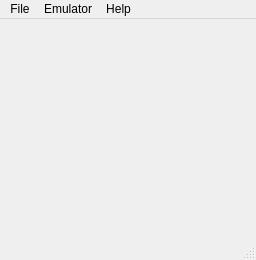
<?xml version="1.0" encoding="UTF-8"?>
<ui version="4.0">
 <class>MainWindow</class>
 <widget class="QMainWindow" name="MainWindow">
  <property name="geometry">
   <rect>
    <x>0</x>
    <y>0</y>
    <width>256</width>
    <height>260</height>
   </rect>
  </property>
  <property name="sizePolicy">
   <sizepolicy hsizetype="Minimum" vsizetype="Minimum">
    <horstretch>0</horstretch>
    <verstretch>0</verstretch>
   </sizepolicy>
  </property>
  <property name="minimumSize">
   <size>
    <width>256</width>
    <height>260</height>
   </size>
  </property>
  <property name="sizeIncrement">
   <size>
    <width>0</width>
    <height>0</height>
   </size>
  </property>
  <property name="acceptDrops">
   <bool>true</bool>
  </property>
  <property name="windowTitle">
   <string>NESICIDE Emulator</string>
  </property>
  <property name="windowIcon">
   <iconset resource="../../common/resource.qrc">
    <normaloff>:/resources/appicon.png</normaloff>:/resources/appicon.png</iconset>
  </property>
  <widget class="QWidget" name="centralWidget">
   <property name="minimumSize">
    <size>
     <width>256</width>
     <height>240</height>
    </size>
   </property>
   <property name="mouseTracking">
    <bool>false</bool>
   </property>
   <layout class="QGridLayout" name="gridLayout">
    <property name="leftMargin">
     <number>0</number>
    </property>
    <property name="topMargin">
     <number>0</number>
    </property>
    <property name="rightMargin">
     <number>0</number>
    </property>
    <property name="bottomMargin">
     <number>0</number>
    </property>
    <property name="spacing">
     <number>0</number>
    </property>
    <item row="0" column="0">
     <widget class="QFrame" name="frame">
      <property name="minimumSize">
       <size>
        <width>256</width>
        <height>240</height>
       </size>
      </property>
      <property name="acceptDrops">
       <bool>true</bool>
      </property>
      <property name="autoFillBackground">
       <bool>false</bool>
      </property>
      <property name="frameShape">
       <enum>QFrame::NoFrame</enum>
      </property>
      <property name="frameShadow">
       <enum>QFrame::Raised</enum>
      </property>
      <layout class="QGridLayout" name="gridLayout_2">
       <property name="leftMargin">
        <number>0</number>
       </property>
       <property name="topMargin">
        <number>0</number>
       </property>
       <property name="rightMargin">
        <number>0</number>
       </property>
       <property name="bottomMargin">
        <number>0</number>
       </property>
       <property name="spacing">
        <number>0</number>
       </property>
      </layout>
     </widget>
    </item>
   </layout>
  </widget>
  <widget class="QMenuBar" name="menuBar">
   <property name="geometry">
    <rect>
     <x>0</x>
     <y>0</y>
     <width>256</width>
     <height>22</height>
    </rect>
   </property>
   <widget class="QMenu" name="menuFile">
    <property name="title">
     <string>File</string>
    </property>
    <addaction name="actionOpen"/>
    <addaction name="separator"/>
    <addaction name="actionRecent_Files_START"/>
    <addaction name="actionRecent_Files_STOP"/>
    <addaction name="separator"/>
    <addaction name="actionExit"/>
   </widget>
   <widget class="QMenu" name="menuEmulator">
    <property name="title">
     <string>Emulator</string>
    </property>
    <widget class="QMenu" name="menuSystem">
     <property name="title">
      <string>System</string>
     </property>
     <addaction name="actionNTSC"/>
     <addaction name="actionPAL"/>
     <addaction name="actionDendy"/>
    </widget>
    <widget class="QMenu" name="menuAudio">
     <property name="title">
      <string>Audio</string>
     </property>
     <widget class="QMenu" name="menuVRC6">
      <property name="title">
       <string>VRC6</string>
      </property>
      <addaction name="actionPulse_1VRC6"/>
      <addaction name="actionPulse_2VRC6"/>
      <addaction name="actionSawtoothVRC6"/>
     </widget>
     <widget class="QMenu" name="menuN106">
      <property name="title">
       <string>Namco 106</string>
      </property>
      <addaction name="actionWave_1N106"/>
      <addaction name="actionWave_2N106"/>
      <addaction name="actionWave_3N106"/>
      <addaction name="actionWave_4N106"/>
      <addaction name="actionWave_5N106"/>
      <addaction name="actionWave_6N106"/>
      <addaction name="actionWave_7N106"/>
      <addaction name="actionWave_8N106"/>
     </widget>
     <widget class="QMenu" name="menuMMC5">
      <property name="title">
       <string>MMC5</string>
      </property>
      <addaction name="actionSquare_1MMC5"/>
      <addaction name="actionSquare_2MMC5"/>
      <addaction name="actionDMCMMC5"/>
     </widget>
     <addaction name="actionSquare_1"/>
     <addaction name="actionSquare_2"/>
     <addaction name="actionTriangle"/>
     <addaction name="actionNoise"/>
     <addaction name="actionDelta_Modulation"/>
     <addaction name="menuMMC5"/>
     <addaction name="menuVRC6"/>
     <addaction name="menuN106"/>
    </widget>
    <widget class="QMenu" name="menuVideo">
     <property name="title">
      <string>Video</string>
     </property>
     <addaction name="action1x"/>
     <addaction name="action1_5x"/>
     <addaction name="action2x"/>
     <addaction name="action2_5x"/>
     <addaction name="action3x"/>
     <addaction name="actionFullscreen"/>
     <addaction name="separator"/>
     <addaction name="actionLinear_Interpolation"/>
     <addaction name="action4_3_Aspect"/>
    </widget>
    <addaction name="menuSystem"/>
    <addaction name="menuVideo"/>
    <addaction name="menuAudio"/>
    <addaction name="separator"/>
    <addaction name="actionConfigure"/>
   </widget>
   <widget class="QMenu" name="menuHelp">
    <property name="title">
     <string>Help</string>
    </property>
    <addaction name="actionAbout"/>
    <addaction name="actionAbout_Qt"/>
   </widget>
   <addaction name="menuFile"/>
   <addaction name="menuEmulator"/>
   <addaction name="menuHelp"/>
  </widget>
  <widget class="QStatusBar" name="statusBar"/>
  <action name="actionExit">
   <property name="text">
    <string>Exit</string>
   </property>
   <property name="shortcut">
    <string>Alt+Q</string>
   </property>
  </action>
  <action name="actionOpen">
   <property name="text">
    <string>Open</string>
   </property>
  </action>
  <action name="actionNTSC">
   <property name="checkable">
    <bool>true</bool>
   </property>
   <property name="text">
    <string>NTSC</string>
   </property>
  </action>
  <action name="actionPAL">
   <property name="checkable">
    <bool>true</bool>
   </property>
   <property name="text">
    <string>PAL</string>
   </property>
  </action>
  <action name="actionAbout">
   <property name="text">
    <string>&amp;About NESICIDE</string>
   </property>
  </action>
  <action name="actionConfigure">
   <property name="text">
    <string>Set up</string>
   </property>
   <property name="iconText">
    <string>Configure...</string>
   </property>
   <property name="toolTip">
    <string>Configure...</string>
   </property>
  </action>
  <action name="actionSquare_1">
   <property name="checkable">
    <bool>true</bool>
   </property>
   <property name="text">
    <string>Square 1</string>
   </property>
  </action>
  <action name="actionSquare_2">
   <property name="checkable">
    <bool>true</bool>
   </property>
   <property name="text">
    <string>Square 2</string>
   </property>
  </action>
  <action name="actionTriangle">
   <property name="checkable">
    <bool>true</bool>
   </property>
   <property name="text">
    <string>Triangle</string>
   </property>
  </action>
  <action name="actionNoise">
   <property name="checkable">
    <bool>true</bool>
   </property>
   <property name="text">
    <string>Noise</string>
   </property>
  </action>
  <action name="actionDelta_Modulation">
   <property name="checkable">
    <bool>true</bool>
   </property>
   <property name="text">
    <string>Delta Modulation</string>
   </property>
  </action>
  <action name="actionFullscreen">
   <property name="checkable">
    <bool>true</bool>
   </property>
   <property name="text">
    <string>Fullscreen</string>
   </property>
   <property name="toolTip">
    <string>Enter fullscreen mode</string>
   </property>
   <property name="shortcut">
    <string>F11</string>
   </property>
  </action>
  <action name="actionAbout_Qt">
   <property name="text">
    <string>About Qt</string>
   </property>
  </action>
  <action name="actionDendy">
   <property name="checkable">
    <bool>true</bool>
   </property>
   <property name="text">
    <string>Dendy</string>
   </property>
   <property name="toolTip">
    <string>Dendy</string>
   </property>
  </action>
  <action name="action1x">
   <property name="checkable">
    <bool>true</bool>
   </property>
   <property name="text">
    <string>1x</string>
   </property>
   <property name="shortcut">
    <string>Ctrl+1</string>
   </property>
  </action>
  <action name="action1_5x">
   <property name="checkable">
    <bool>true</bool>
   </property>
   <property name="text">
    <string>1.5x</string>
   </property>
   <property name="shortcut">
    <string>Ctrl+2</string>
   </property>
  </action>
  <action name="action2x">
   <property name="checkable">
    <bool>true</bool>
   </property>
   <property name="text">
    <string>2x</string>
   </property>
   <property name="shortcut">
    <string>Ctrl+3</string>
   </property>
  </action>
  <action name="action2_5x">
   <property name="checkable">
    <bool>true</bool>
   </property>
   <property name="text">
    <string>2.5x</string>
   </property>
   <property name="shortcut">
    <string>Ctrl+4</string>
   </property>
  </action>
  <action name="action3x">
   <property name="checkable">
    <bool>true</bool>
   </property>
   <property name="text">
    <string>3x</string>
   </property>
   <property name="shortcut">
    <string>Ctrl+5</string>
   </property>
  </action>
  <action name="actionLinear_Interpolation">
   <property name="checkable">
    <bool>true</bool>
   </property>
   <property name="text">
    <string>Linear Interpolation</string>
   </property>
   <property name="shortcut">
    <string>Ctrl+9</string>
   </property>
  </action>
  <action name="action4_3_Aspect">
   <property name="checkable">
    <bool>true</bool>
   </property>
   <property name="text">
    <string>4:3 Aspect</string>
   </property>
   <property name="shortcut">
    <string>Ctrl+0</string>
   </property>
  </action>
  <action name="actionPulse_1VRC6">
   <property name="checkable">
    <bool>true</bool>
   </property>
   <property name="text">
    <string>Pulse 1</string>
   </property>
  </action>
  <action name="actionPulse_2VRC6">
   <property name="checkable">
    <bool>true</bool>
   </property>
   <property name="text">
    <string>Pulse 2</string>
   </property>
  </action>
  <action name="actionSawtoothVRC6">
   <property name="checkable">
    <bool>true</bool>
   </property>
   <property name="text">
    <string>Sawtooth</string>
   </property>
  </action>
  <action name="actionWave_1N106">
   <property name="checkable">
    <bool>true</bool>
   </property>
   <property name="text">
    <string>Wave 1</string>
   </property>
  </action>
  <action name="actionWave_2N106">
   <property name="checkable">
    <bool>true</bool>
   </property>
   <property name="text">
    <string>Wave 2</string>
   </property>
  </action>
  <action name="actionWave_3N106">
   <property name="checkable">
    <bool>true</bool>
   </property>
   <property name="text">
    <string>Wave 3</string>
   </property>
  </action>
  <action name="actionWave_4N106">
   <property name="checkable">
    <bool>true</bool>
   </property>
   <property name="text">
    <string>Wave 4</string>
   </property>
  </action>
  <action name="actionWave_5N106">
   <property name="checkable">
    <bool>true</bool>
   </property>
   <property name="text">
    <string>Wave 5</string>
   </property>
  </action>
  <action name="actionWave_6N106">
   <property name="checkable">
    <bool>true</bool>
   </property>
   <property name="text">
    <string>Wave 6</string>
   </property>
  </action>
  <action name="actionWave_7N106">
   <property name="checkable">
    <bool>true</bool>
   </property>
   <property name="text">
    <string>Wave 7</string>
   </property>
  </action>
  <action name="actionWave_8N106">
   <property name="checkable">
    <bool>true</bool>
   </property>
   <property name="text">
    <string>Wave 8</string>
   </property>
  </action>
  <action name="actionRecent_Files_START">
   <property name="text">
    <string>Recent Files START</string>
   </property>
  </action>
  <action name="actionRecent_Files_STOP">
   <property name="text">
    <string>Recent Files STOP</string>
   </property>
  </action>
  <action name="actionSquare_1MMC5">
   <property name="checkable">
    <bool>true</bool>
   </property>
   <property name="text">
    <string>Square 1</string>
   </property>
  </action>
  <action name="actionSquare_2MMC5">
   <property name="checkable">
    <bool>true</bool>
   </property>
   <property name="text">
    <string>Square 2</string>
   </property>
  </action>
  <action name="actionDMCMMC5">
   <property name="checkable">
    <bool>true</bool>
   </property>
   <property name="text">
    <string>DMC</string>
   </property>
  </action>
 </widget>
 <layoutdefault spacing="6" margin="11"/>
 <resources>
  <include location="../../common/resource.qrc"/>
 </resources>
 <connections/>
</ui>
